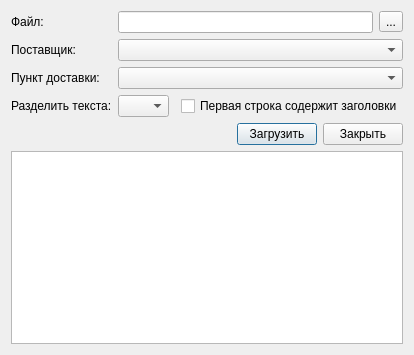
<?xml version="1.0" encoding="UTF-8"?>
<ui version="4.0">
 <class>UploadDialog</class>
 <widget class="QDialog" name="UploadDialog">
  <property name="geometry">
   <rect>
    <x>0</x>
    <y>0</y>
    <width>414</width>
    <height>355</height>
   </rect>
  </property>
  <property name="windowTitle">
   <string>Загрузка потребностей</string>
  </property>
  <property name="windowIcon">
   <iconset resource="resources.qrc">
    <normaloff>:/appicon.ico</normaloff>:/appicon.ico</iconset>
  </property>
  <property name="sizeGripEnabled">
   <bool>false</bool>
  </property>
  <property name="modal">
   <bool>true</bool>
  </property>
  <layout class="QFormLayout" name="formLayout">
   <item row="1" column="0">
    <widget class="QLabel" name="label_2">
     <property name="text">
      <string>Файл:</string>
     </property>
    </widget>
   </item>
   <item row="1" column="1">
    <layout class="QHBoxLayout" name="horizontalLayout">
     <item>
      <widget class="QLineEdit" name="leFileName"/>
     </item>
     <item>
      <widget class="QToolButton" name="tbSelectFile">
       <property name="text">
        <string>...</string>
       </property>
      </widget>
     </item>
    </layout>
   </item>
   <item row="4" column="0">
    <widget class="QLabel" name="label_3">
     <property name="text">
      <string>Разделить текста:</string>
     </property>
    </widget>
   </item>
   <item row="4" column="1">
    <layout class="QHBoxLayout" name="horizontalLayout_3">
     <item>
      <widget class="QComboBox" name="cbSplitter">
       <property name="sizePolicy">
        <sizepolicy hsizetype="Expanding" vsizetype="Fixed">
         <horstretch>0</horstretch>
         <verstretch>0</verstretch>
        </sizepolicy>
       </property>
       <property name="currentIndex">
        <number>-1</number>
       </property>
       <item>
        <property name="text">
         <string>Таб</string>
        </property>
       </item>
       <item>
        <property name="text">
         <string>|</string>
        </property>
       </item>
       <item>
        <property name="text">
         <string>;</string>
        </property>
       </item>
      </widget>
     </item>
     <item>
      <spacer name="horizontalSpacer">
       <property name="orientation">
        <enum>Qt::Horizontal</enum>
       </property>
       <property name="sizeHint" stdset="0">
        <size>
         <width>40</width>
         <height>20</height>
        </size>
       </property>
      </spacer>
     </item>
     <item>
      <widget class="QCheckBox" name="checkHeader">
       <property name="text">
        <string>Первая строка содержит заголовки</string>
       </property>
      </widget>
     </item>
    </layout>
   </item>
   <item row="2" column="0">
    <widget class="QLabel" name="label">
     <property name="text">
      <string>Поставщик:</string>
     </property>
    </widget>
   </item>
   <item row="2" column="1">
    <widget class="QComboBox" name="cbProvider">
     <property name="sizePolicy">
      <sizepolicy hsizetype="Expanding" vsizetype="Fixed">
       <horstretch>0</horstretch>
       <verstretch>0</verstretch>
      </sizepolicy>
     </property>
    </widget>
   </item>
   <item row="3" column="0">
    <widget class="QLabel" name="label_4">
     <property name="text">
      <string>Пункт доставки:</string>
     </property>
    </widget>
   </item>
   <item row="3" column="1">
    <widget class="QComboBox" name="cbSalepoints"/>
   </item>
   <item row="6" column="0" colspan="2">
    <widget class="QTextBrowser" name="textBrowser"/>
   </item>
   <item row="5" column="1">
    <layout class="QHBoxLayout" name="horizontalLayout_2">
     <item>
      <spacer name="horizontalSpacer_2">
       <property name="orientation">
        <enum>Qt::Horizontal</enum>
       </property>
       <property name="sizeHint" stdset="0">
        <size>
         <width>40</width>
         <height>22</height>
        </size>
       </property>
      </spacer>
     </item>
     <item>
      <widget class="QPushButton" name="pushButton">
       <property name="text">
        <string>Загрузить</string>
       </property>
       <property name="default">
        <bool>true</bool>
       </property>
      </widget>
     </item>
     <item>
      <widget class="QPushButton" name="pushButtonCancel">
       <property name="text">
        <string>Закрыть</string>
       </property>
      </widget>
     </item>
    </layout>
   </item>
  </layout>
 </widget>
 <resources>
  <include location="resources.qrc"/>
 </resources>
 <connections>
  <connection>
   <sender>pushButtonCancel</sender>
   <signal>clicked()</signal>
   <receiver>UploadDialog</receiver>
   <slot>reject()</slot>
   <hints>
    <hint type="sourcelabel">
     <x>391</x>
     <y>103</y>
    </hint>
    <hint type="destinationlabel">
     <x>219</x>
     <y>62</y>
    </hint>
   </hints>
  </connection>
 </connections>
</ui>
